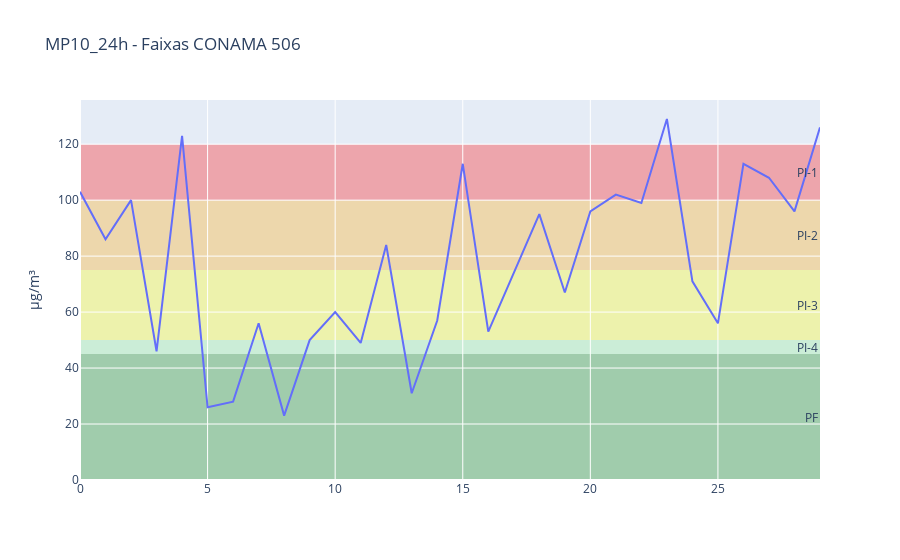

Write notebook code for a chart like this one.
### Code cell
import pandas as pd
import plotly.graph_objects as go

# lê o CSV
df_fases = pd.read_csv("https://lcqar.ufsc.br/files/2023/fases_CONAMA506.csv")

# filtra para o poluente desejado
poluente = "MP10_24h"
df_pol = df_fases[df_fases["pollutant"] == poluente]

# cria figura
fig = go.Figure()

# adiciona faixas de cada fase
for _, row in df_pol.iterrows():
    fig.add_hrect(
        y0=row["y0"], y1=row["y1"],
        line_width=0,
        fillcolor=row["color"],
        layer="below",
        annotation_text=row["phase"],
        annotation_position="right"
    )

# exemplo: série fictícia de dados observados
import numpy as np
fig.add_scatter(
    y=np.random.randint(20, 130, size=30),
    mode='lines',
    name=f"{poluente} observado"
)

fig.update_layout(
    title=f"{poluente} - Faixas CONAMA 506",
    yaxis_title="µg/m³"
)

fig.show()

### Figure 1 — Plotly figure (JSON) as saved in the notebook; plotly's stock layout.template omitted (floating-point values rounded to 4 significant figures)
{"data": [{"mode": "lines", "name": "MP10_24h observado", "type": "scatter", "y": [103, 86, 100, 46, 123, 26, 28, 56, 23, 50, 60, 49, 84, 31, 57, 113, 53, 74, 95, 67, 96, 102, 99, 129, 71, 56, 113, 108, 96, 126]}], "layout": {"annotations": [{"showarrow": false, "text": "PI-1", "x": 1, "xanchor": "right", "xref": "x domain", "y": 110.0, "yanchor": "middle", "yref": "y"}, {"showarrow": false, "text": "PI-2", "x": 1, "xanchor": "right", "xref": "x domain", "y": 87.5, "yanchor": "middle", "yref": "y"}, {"showarrow": false, "text": "PI-3", "x": 1, "xanchor": "right", "xref": "x domain", "y": 62.5, "yanchor": "middle", "yref": "y"}, {"showarrow": false, "text": "PI-4", "x": 1, "xanchor": "right", "xref": "x domain", "y": 47.5, "yanchor": "middle", "yref": "y"}, {"showarrow": false, "text": "PF", "x": 1, "xanchor": "right", "xref": "x domain", "y": 22.5, "yanchor": "middle", "yref": "y"}], "shapes": [{"fillcolor": "rgba(255,0,0,0.3)", "layer": "below", "line": {"width": 0}, "type": "rect", "x0": 0, "x1": 1, "xref": "x domain", "y0": 100.0, "y1": 120.0, "yref": "y"}, {"fillcolor": "rgba(255,165,0,0.3)", "layer": "below", "line": {"width": 0}, "type": "rect", "x0": 0, "x1": 1, "xref": "x domain", "y0": 75.0, "y1": 100.0, "yref": "y"}, {"fillcolor": "rgba(255,255,0,0.3)", "layer": "below", "line": {"width": 0}, "type": "rect", "x0": 0, "x1": 1, "xref": "x domain", "y0": 50.0, "y1": 75.0, "yref": "y"}, {"fillcolor": "rgba(144,238,144,0.3)", "layer": "below", "line": {"width": 0}, "type": "rect", "x0": 0, "x1": 1, "xref": "x domain", "y0": 45.0, "y1": 50.0, "yref": "y"}, {"fillcolor": "rgba(0,128,0,0.3)", "layer": "below", "line": {"width": 0}, "type": "rect", "x0": 0, "x1": 1, "xref": "x domain", "y0": 0.0, "y1": 45.0, "yref": "y"}], "title": {"text": "MP10_24h - Faixas CONAMA 506"}, "yaxis": {"title": {"text": "µg/m³"}}}}
